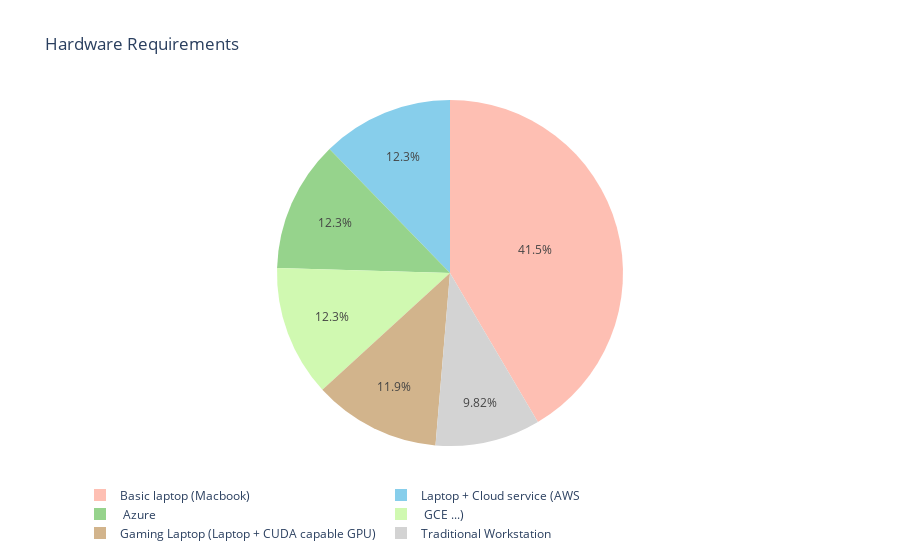

The notebook cell saved with this chart:
### Markdown cell above
**Basic laptop is enough to follow data science trends so hardware requirements is no excuse not to discover the world.**

### Code cell
# Subset for hardware column
hardware = mulchrep['HardwarePersonalProjectsSelect'].str.split(',')
hardware_set = []

# Loop through the hardware column, extend it and produce a value counts.
for i in hardware.dropna():
    hardware_set.extend(i)
    hware = pd.Series(hardware_set).value_counts()[:6]
label = hware.index
size = hware.values

colors = ['#FEBFB3', 'skyblue', '#96D38C', '#D0F9B1', 'tan', 'lightgrey']

# Creating a pie chart to show the percentage of each hardware choice.
trace = go.Pie(
    labels=label,
    values=size,
    marker=dict(colors=colors)
)

data = [trace]
layout=go.Layout(
    title='Hardware Requirements',
    legend=dict(orientation='h')
)

fig = go.Figure(data=data, layout=layout)
po.iplot(fig)

### Figure 1 — Plotly figure (JSON) as saved in the notebook; plotly's stock layout.template omitted (floating-point values rounded to 4 significant figures)
{"data": [{"labels": ["Basic laptop (Macbook)", "Laptop + Cloud service (AWS", " Azure", " GCE ...)", "Gaming Laptop (Laptop + CUDA capable GPU)", "Traditional Workstation"], "marker": {"colors": ["#FEBFB3", "skyblue", "#96D38C", "#D0F9B1", "tan", "lightgrey"]}, "type": "pie", "values": [2173, 642, 642, 642, 621, 514]}], "layout": {"legend": {"orientation": "h"}, "title": {"text": "Hardware Requirements"}}}
